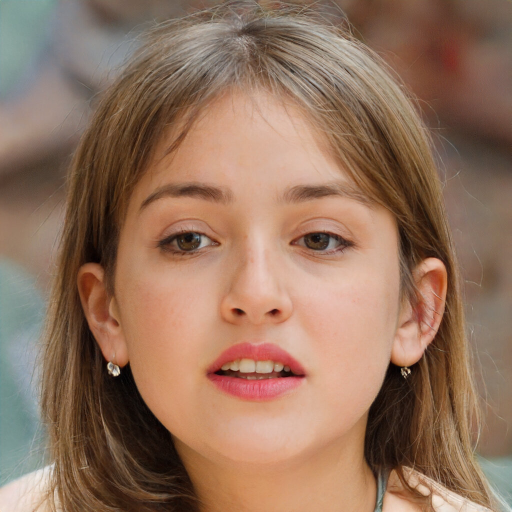
#> input picture data/identities/synthetic_test/stylegan2_verified.jpg, 1024 x 1024 px (shown at 1/2 size)
$ python -i augment.py   (imports and definitions only)
#> lines starting #> are read from the running program, lines starting #| are printed output that depends on the picture
#> further down, picture is the input picture: shape (1024, 1024, 3); mean B, G, R 94.1, 114.8, 147.8
"""Train-time-only augmentation: random local warp + mild color jitter.

`random_warp` follows the classic "deepfakes"/faceswap trick: the network
sees a locally-deformed version of a face as input, but is trained to
reconstruct the *undistorted* aligned crop as target. This keeps the
encoder from overfitting to exact pixel alignment and generalizes better to
unseen poses/expressions at inference time.
"""

from __future__ import annotations

import cv2
import numpy as np


def random_warp(image: np.ndarray, grid_size: int = 5, warp_scale_frac: float = 0.04) -> tuple[np.ndarray, np.ndarray]:
    """Return (warped_input, target) -- both same size as `image`."""
#> called with grid_size = 5, warp_scale_frac = 0.04
    resolution = image.shape[0]
#> resolution = 1024
    assert image.shape[1] == resolution, "random_warp expects a square crop"

    range_ = np.linspace(0, resolution, grid_size, dtype=np.float32)
#> range_ = [0, 256, 512, 768, 1024]
    mapx = np.broadcast_to(range_, (grid_size, grid_size)).astype(np.float32)
    mapy = mapx.T

    scale = max(1.0, resolution * warp_scale_frac)
#> scale = 40.96
    mapx = mapx + np.random.normal(size=(grid_size, grid_size), scale=scale).astype(np.float32)
    mapy = mapy + np.random.normal(size=(grid_size, grid_size), scale=scale).astype(np.float32)

    map_x = cv2.resize(mapx, (resolution, resolution)).astype(np.float32)
    map_y = cv2.resize(mapy, (resolution, resolution)).astype(np.float32)

    warped = cv2.remap(image, map_x, map_y, interpolation=cv2.INTER_LINEAR, borderMode=cv2.BORDER_REPLICATE)
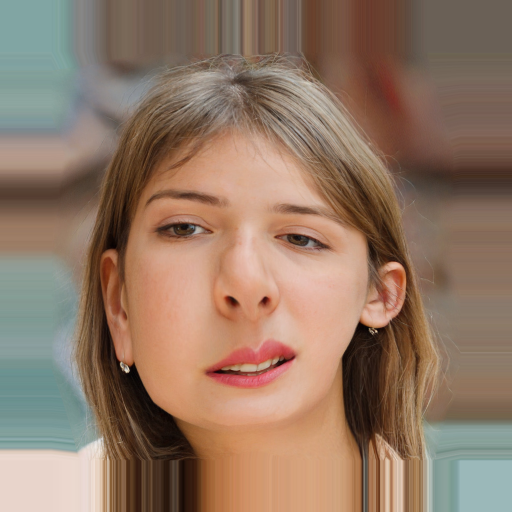
#> warped: shape (1024, 1024, 3) (shown at 1/2 size); mean B, G, R 100.7, 119.3, 145.6
    return warped, image.copy()


def color_jitter(image_bgr: np.ndarray, max_brightness: float = 0.15, max_saturation: float = 0.15) -> np.ndarray:
    hsv = cv2.cvtColor(image_bgr, cv2.COLOR_BGR2HSV).astype(np.float32)
    hsv[..., 1] *= 1.0 + np.random.uniform(-max_saturation, max_saturation)
    hsv[..., 2] *= 1.0 + np.random.uniform(-max_brightness, max_brightness)
    hsv = np.clip(hsv, 0, 255).astype(np.uint8)
    return cv2.cvtColor(hsv, cv2.COLOR_HSV2BGR)

>>> import cv2
>>> picture = cv2.imread('../data/identities/synthetic_test/stylegan2_verified.jpg')
>>> result = random_warp(picture)

$ run again, on data/identities/synthetic_test/variant_flip.jpg
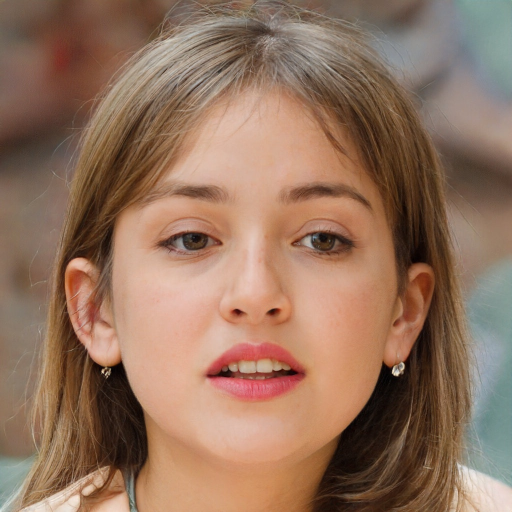
#> input picture data/identities/synthetic_test/variant_flip.jpg, 1024 x 1024 px (shown at 1/2 size)
#> picture is the input picture: shape (1024, 1024, 3); mean B, G, R 94.1, 114.8, 147.8
#> in random_warp, `warped = cv2.remap(image, map_x, map_y, interpolation=cv2.INTER_LINEAR..`:
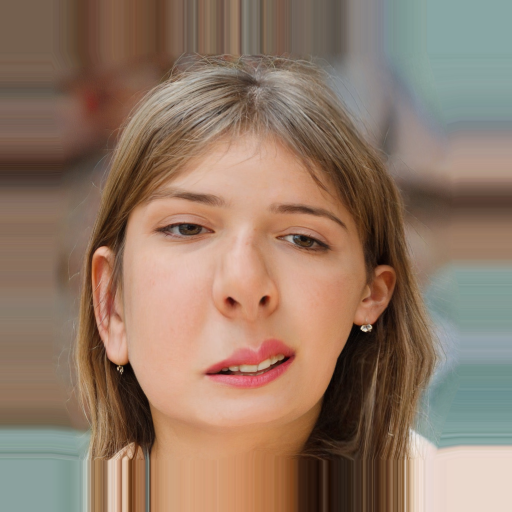
#> warped: shape (1024, 1024, 3) (shown at 1/2 size); mean B, G, R 102.4, 120.4, 145.5
